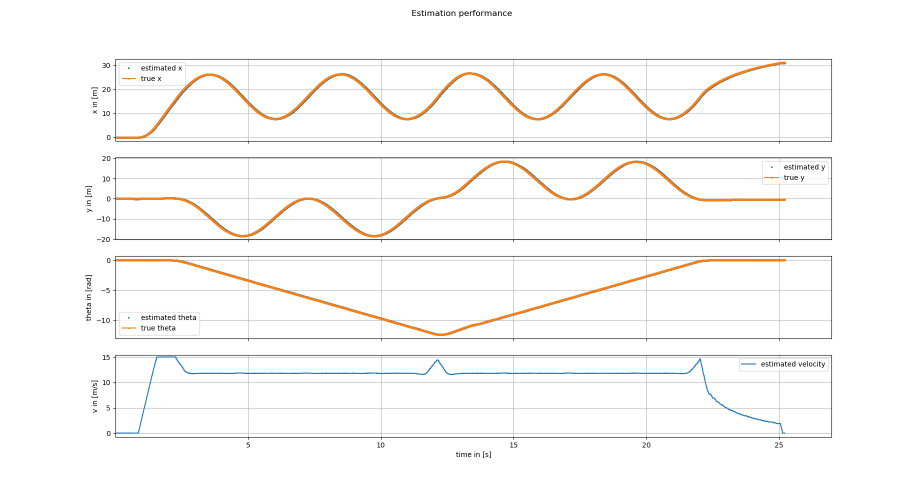
#> input picture photos/Figure_1_.png, 1848 x 982 px (shown at 1/2 size)
$ python basic.py
#> lines starting #> are read from the running program, lines starting #| are printed output that depends on the picture; after the words box and inside, x2 and y2 are one past the last pixel; in counts of white or black regions, pixels touching at a corner belong together
import cv2 as cv

import numpy as np

img = cv.imread("photos/Figure_1_.png")
#> img is the input picture: shape (982, 1848, 3); mean B, G, R 248, 249, 250.1
# cv.imshow("picture_name", img)

# gray
gray = cv.cvtColor(img, cv.COLOR_BGR2GRAY)
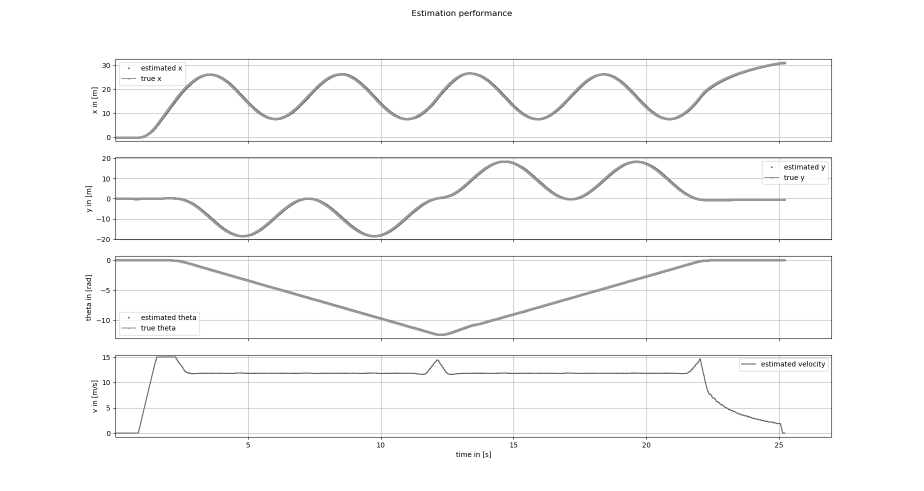
#> gray: shape (982, 1848) (shown at 1/2 size); min 0, max 255, mean 249.2
cv.imshow("gray", gray)

# blur
blur = cv.GaussianBlur(img, (3, 3), cv.BORDER_DEFAULT)
cv.imshow("blur", blur)

# Edge Cascade
canny = cv.Canny(blur, 25, 275)
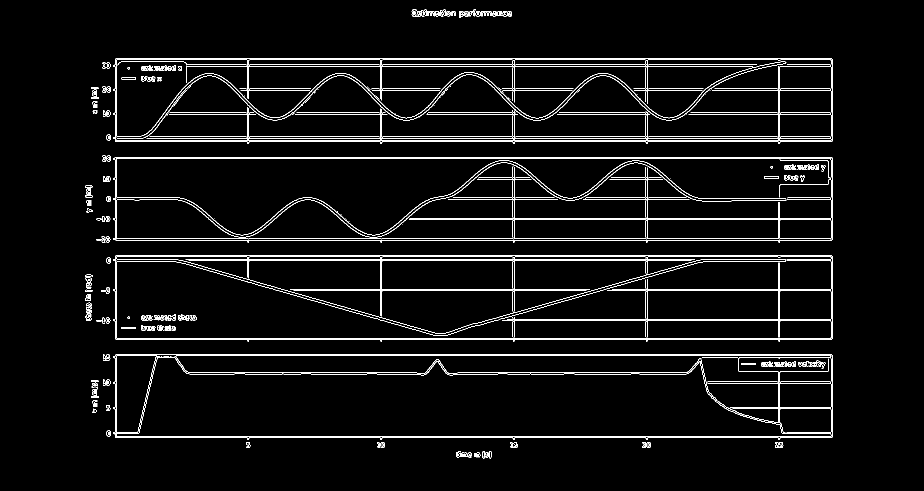
#> canny: shape (982, 1848) (shown at 1/2 size); 3.8% white in thin lines or dots, all inside (x1, y1, x2, y2) = (170, 19, 1665, 917)
cv.imshow("canny_edge", canny)

# dilate 扩张
dilate = cv.dilate(canny, (7, 7), iterations = 5)
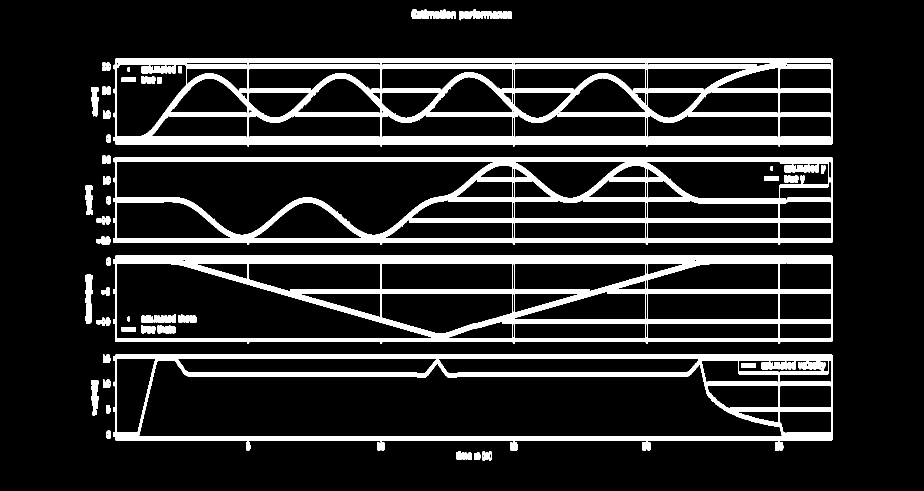
#> dilate: shape (982, 1848) (shown at 1/2 size); 14.6% white; 77 white regions, largest, box (x1, y1, x2, y2) and area: (226, 117, 1665, 293) 80843, (226, 511, 1665, 688) 62937, (226, 314, 1665, 490) 58262
cv.imshow("dilated_candy", dilate)

# Eroding 侵蚀
erode = cv.erode(dilate, (7, 7), iterations = 5)
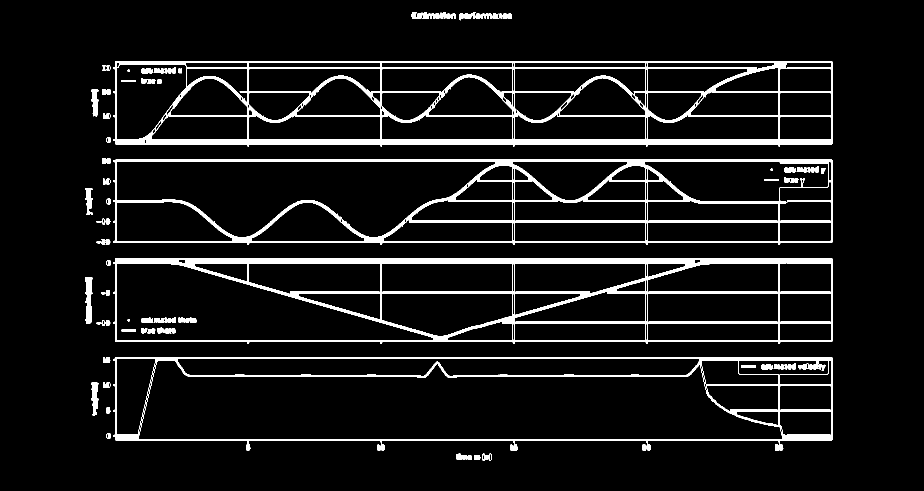
#> erode: shape (982, 1848) (shown at 1/2 size); 7.8% white; 90 white regions, largest, box (x1, y1, x2, y2) and area: (226, 122, 1665, 293) 44873, (226, 516, 1665, 688) 35657, (226, 319, 1665, 490) 29837
cv.imshow("erode", erode)

# resize
resized = cv.resize(img, (1000, 500), interpolation = cv.INTER_CUBIC)
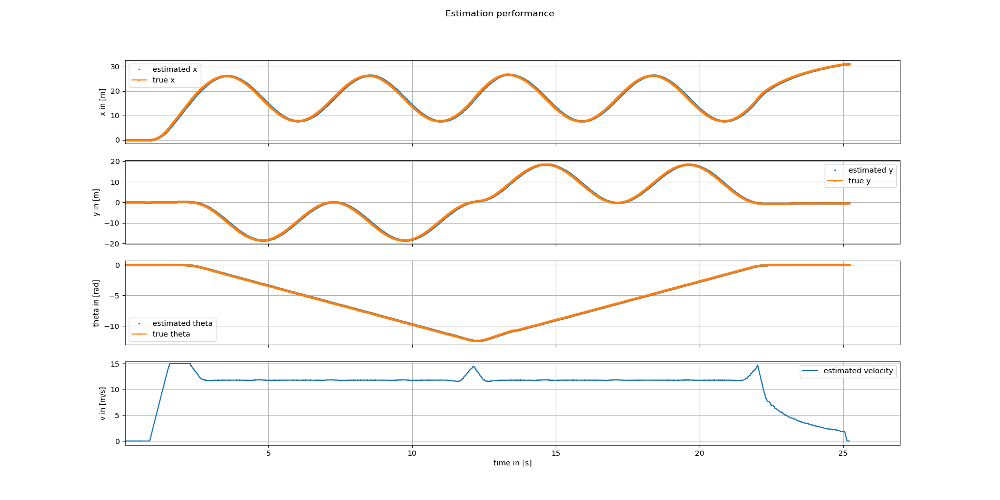
#> resized: shape (500, 1000, 3); mean B, G, R 248.1, 249.1, 250.2
cv.imshow("resized_image", resized)

# cropped = cut
cropped = img[50:300, 200:600]
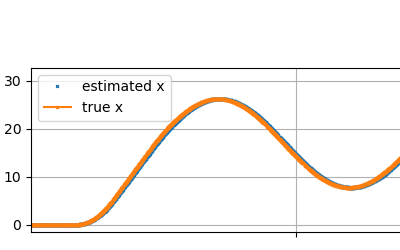
#> cropped: shape (250, 400, 3); mean B, G, R 243.7, 245.9, 248.3
cv.imshow("cropped_image", cropped)

cv.waitKey(0)

$ run again, with photos/Figure_2_.png copied over photos/Figure_1_.png
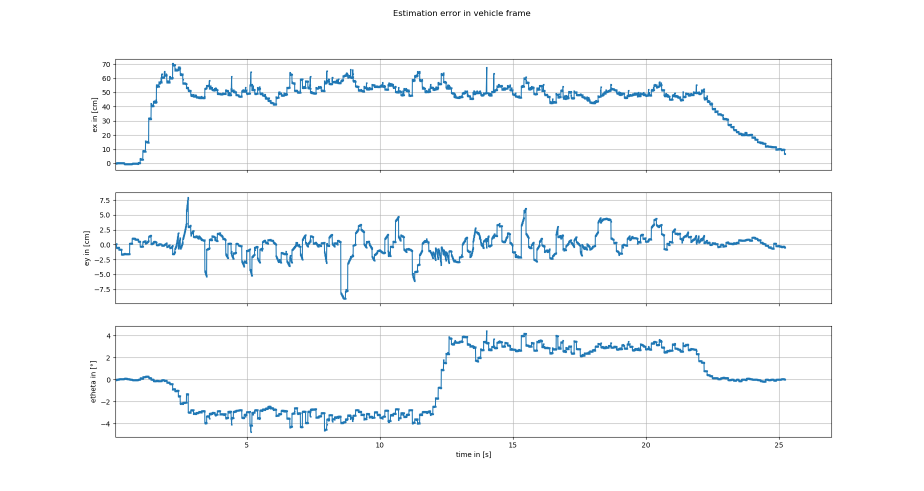
#> input picture photos/Figure_2_.png, 1848 x 982 px (shown at 1/2 size)
#> img is the input picture: shape (982, 1848, 3); mean B, G, R 249.9, 248.6, 246.6
#> `canny = cv.Canny(blur, 25, 275)`:
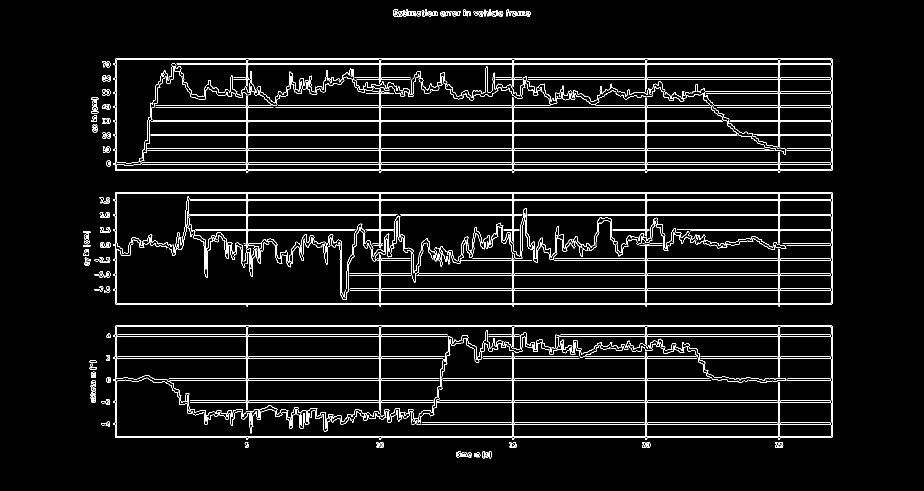
#> canny: shape (982, 1848) (shown at 1/2 size); 5.2% white in thin lines or dots, all inside (x1, y1, x2, y2) = (166, 19, 1665, 917)
#> dilate: shape (982, 1848); 18.9% white; 56 white regions, largest, box (x1, y1, x2, y2) and area: (226, 117, 1665, 351) 127407, (226, 384, 1665, 618) 104265, (226, 651, 1665, 901) 98817
#> erode: shape (982, 1848); 8.9% white; 65 white regions (2 under 20 px), largest, box (x1, y1, x2, y2) and area: (226, 122, 1665, 351) 58262, (226, 389, 1665, 618) 49270, (226, 656, 1665, 901) 46279
#> `cropped = img[50:300, 200:600]`:
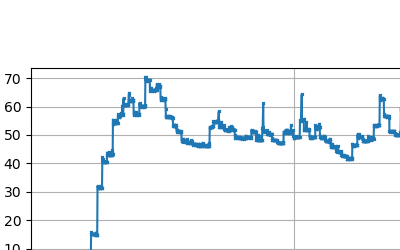
#> cropped: shape (250, 400, 3); mean B, G, R 247.7, 245.7, 242.8
